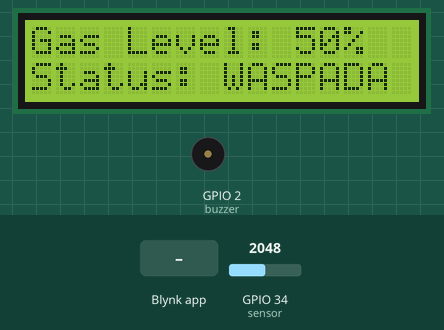
Recording of a sketch running on a simulated ESP32. Shown: 16×2 character LCD, buzzer (waves = sounding, pin HIGH). The test bench sets the inputs (shaded band); at power-on: GPIO 34 (sensor) = 2048. WiFi joins after 1.5 s; servers stay silent unless stated; what the sketch prints to the serial monitor is not drawn.

Above: at 4.5 s.
4.6 s: GPIO 34 (sensor) set to 1994
At 5.9 s:
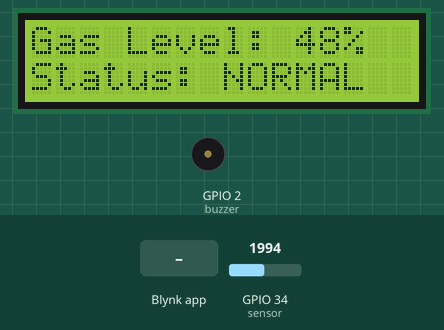
6.4 s: GPIO 34 (sensor) set to 3603
At 7.4 s:
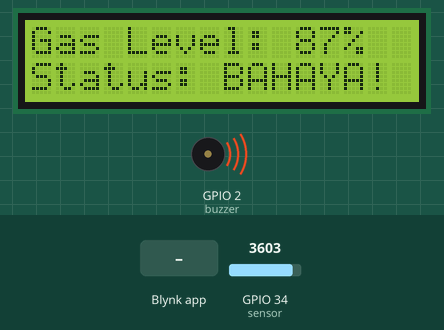
8.4 s: Blynk app writes 1 to V2
At 9.6 s:
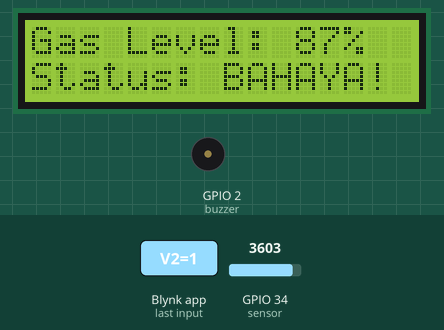
9.9 s: GPIO 34 (sensor) set to 4095
At 11.3 s:
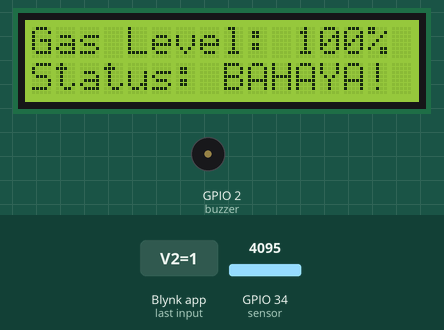
11.9 s: Blynk app writes 0 to V2
At 12.8 s:
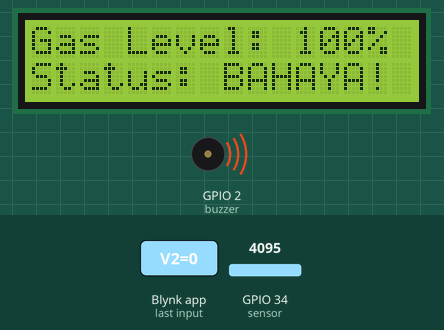
Timing chart, 0 to 14.9 s (numbered marks = the images above; inputs shaded):
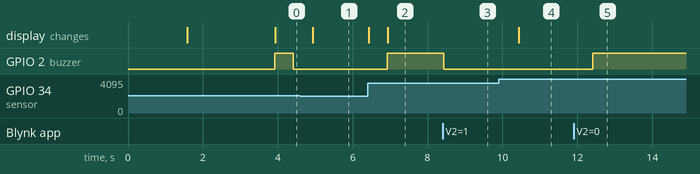

Measured:
- the behaviour switches between 2048 and 2047 on GPIO 34 (sensor) (found by bisection; images 0 and 1)
- after the input at 4.6 s, GPIO 2 (buzzer): stays LOW (without the input it goes to HIGH after 0.32 s); the display: changes after 0.33 s (image 1)
- after the input at 6.4 s, GPIO 2 (buzzer): LOW → HIGH after 0.52 s; the display: first changes at once (image 2 shows a later state)
- after the input at 8.4 s, GPIO 2 (buzzer): HIGH → LOW at once
- after the input at 9.9 s, the display: changes after 0.53 s (image 4)
- after the input at 11.9 s, GPIO 2 (buzzer): LOW → HIGH after 0.52 s

The sketch:

gasSensor.ino
```cpp
#define BLYNK_TEMPLATE_ID "your_template_id_here"
#define BLYNK_TEMPLATE_NAME "Gas level monitoring system"
#define BLYNK_AUTH_TOKEN "your_auth_token_here"

#include <LiquidCrystal_I2C.h>
#include <Wire.h>
#include <WiFi.h>
#include <BlynkSimpleEsp32.h>

#define sensor 34
#define buzzer 2

LiquidCrystal_I2C lcd(0x27, 16, 2);
BlynkTimer timer;

char ssid[] = "aqua";
char pass[] = "Ciandong";

// Variabel untuk status Mute
bool isMuted = false;

unsigned long lastNotifyTime = 0;
const unsigned long notifyInterval = 5000;

// --- FUNGSI TOMBOL MUTE (V2) ---
BLYNK_WRITE(V2) {
  int pinValue = param.asInt();
  if (pinValue == 1) {
    isMuted = true;
    digitalWrite(buzzer, LOW); // Langsung diamkan buzzer
    Serial.println("Alarm Muted by User");
  } else {
    isMuted = false;
    Serial.println("Alarm Unmuted by User");
  }
}

bool alarmActive = false; // Penanda apakah alarm sedang aktif

void GASLevel() {
  int sum = 0;
  const int samples = 64;
  for(int i = 0; i < samples; i++) {
    sum += analogRead(sensor);
    delayMicroseconds(150);
  }
  int raw = sum / samples;
  int value = map(raw, 0, 4095, 0, 100);

  // LCD & Gauge V0
  lcd.setCursor(0, 0);
  lcd.print("Gas Level: ");
  lcd.print(value);
  lcd.print("%  ");
  Blynk.virtualWrite(V0, value);

  // --- LOGIKA UTAMA ---
  if (value < 50) {
    // === 1. KONDISI AMAN (HIJAU) ===

    // [LOGIKA ANTI SPAM] Reset alarm supaya siap notif lagi kalau nanti bocor baru
    alarmActive = false;

    digitalWrite(buzzer, LOW);
    if (isMuted) {
       isMuted = false;
       Blynk.virtualWrite(V2, 0);
    }
    Blynk.setProperty(V0, "color", "#23C48E");
    Blynk.virtualWrite(V1, "AMAN");
    Blynk.setProperty(V1, "color", "#23C48E");
    lcd.setCursor(0, 1);
    lcd.print("Status: NORMAL  ");

  } else {
    // === KONDISI BAHAYA (>= 50%) ===

    // [LOGIKA ANTI SPAM]
    // Notifikasi hanya dikirim jika:
    // 1. Alarm belum aktif (Kejadian baru)
    // 2. ATAU sudah lewat 1 menit (Reminder kalau bocornya awet banget)

    if (!alarmActive || (millis() - lastNotifyTime > 60000)) { // Set 60000 (1 menit) buat reminder
      Blynk.logEvent("gas_warning", String("PERINGATAN! Gas Level: ") + value + "%");
      lastNotifyTime = millis();
      alarmActive = true; // Kunci alarm biar gak spam pas turun
    }

    // --- Logic Warna & Suara Tetap Jalan Terus (Realtime) ---
    if (value >= 50 && value < 75) {
      // ZONA WASPADA
      if (!isMuted) {
        static bool beepState = false;
        beepState = !beepState;
        digitalWrite(buzzer, beepState ? HIGH : LOW);
      } else { digitalWrite(buzzer, LOW); }

      Blynk.setProperty(V0, "color", "#EDB305");
      Blynk.virtualWrite(V1, "WASPADA ⚠️");
      Blynk.setProperty(V1, "color", "#EDB305");
      lcd.setCursor(0, 1);
      lcd.print("Status: WASPADA ");

    } else {
      // ZONA BAHAYA
      if (!isMuted) {
        digitalWrite(buzzer, HIGH);
      } else { digitalWrite(buzzer, LOW); }

      Blynk.setProperty(V0, "color", "#D3435C");
      Blynk.virtualWrite(V1, "BAHAYA ☠️");
      Blynk.setProperty(V1, "color", "#D3435C");
      lcd.setCursor(0, 1);
      lcd.print("Status: BAHAYA! ");
    }
  }
  Serial.println(value);
}

void setup() {
  Serial.begin(115200);
  pinMode(buzzer, OUTPUT);

  lcd.init();
  lcd.backlight();
  lcd.setCursor(0, 0);
  lcd.print("System Loading");
  delay(1500);
  lcd.clear();

  Blynk.begin(BLYNK_AUTH_TOKEN, ssid, pass);

  // Sinkronisasi status tombol V2
  Blynk.syncVirtual(V2);

  timer.setInterval(500L, GASLevel);
}

void loop() {
  Blynk.run();
  timer.run();
}
```
